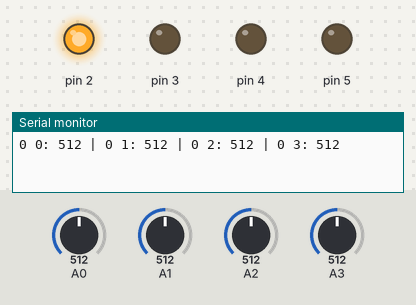
Recording of a sketch running on a simulated Arduino Uno, built with avr-gcc and run on an emulated ATmega328P. Shown: output pins drawn as LEDs (lit = HIGH), the last lines printed to the serial monitor. Inputs (shaded band) come from the test bench; at power-on: A0 = 512, A1 = 512, A2 = 512, A3 = 512.

Above: at 0.05 s.
At 0.65 s:
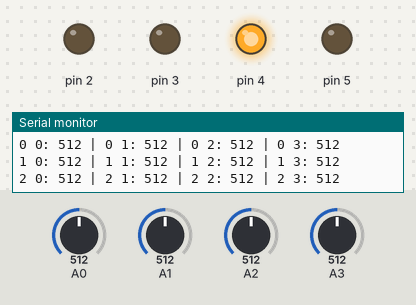
At 1.36 s:
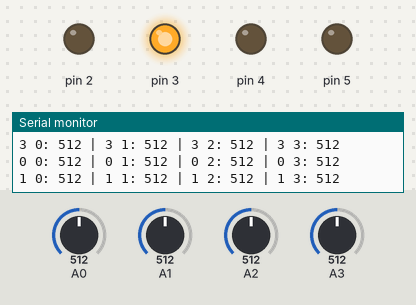
At 2.78 s:
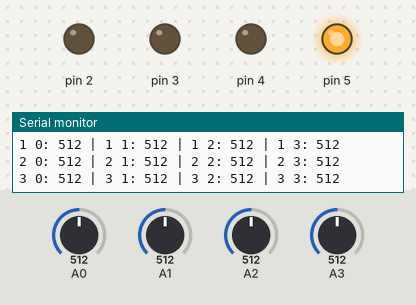
Timing chart, 0 to 3.1 s (numbered marks = the images above):
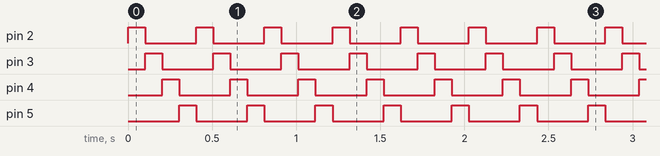

Measured:
- by itself, pin 2–5: alternates HIGH for 0.10 s and LOW for 0.30 s

The sketch:

Velostat_Matrix_4x4.ino
```cpp
void setup() {
  // put your setup code here, to run once:
  pinMode(2,OUTPUT);
  pinMode(3,OUTPUT);
  pinMode(4,OUTPUT);
  pinMode(5,OUTPUT);
  Serial.begin(9600);
}

void loop() {
  digitalWrite(5,LOW);
  digitalWrite(2,HIGH);
  Serial.print("0 0: ");Serial.print(analogRead(A0));Serial.print(" | ");
  Serial.print("0 1: ");Serial.print(analogRead(A1));Serial.print(" | ");
  Serial.print("0 2: ");Serial.print(analogRead(A2));Serial.print(" | ");
  Serial.print("0 3: ");Serial.println(analogRead(A3));
  delay(100);
  digitalWrite(2,LOW);
  digitalWrite(3,HIGH);
  Serial.print("1 0: ");Serial.print(analogRead(A0));Serial.print(" | ");
  Serial.print("1 1: ");Serial.print(analogRead(A1));Serial.print(" | ");
  Serial.print("1 2: ");Serial.print(analogRead(A2));Serial.print(" | ");
  Serial.print("1 3: ");Serial.println(analogRead(A3));
  delay(100);
  digitalWrite(3,LOW);
  digitalWrite(4,HIGH);
  Serial.print("2 0: ");Serial.print(analogRead(A0));Serial.print(" | ");
  Serial.print("2 1: ");Serial.print(analogRead(A1));Serial.print(" | ");
  Serial.print("2 2: ");Serial.print(analogRead(A2));Serial.print(" | ");
  Serial.print("2 3: ");Serial.println(analogRead(A3));
  delay(100);
  digitalWrite(4,LOW);
  digitalWrite(5,HIGH);
  Serial.print("3 0: ");Serial.print(analogRead(A0));Serial.print(" | ");
  Serial.print("3 1: ");Serial.print(analogRead(A1));Serial.print(" | ");
  Serial.print("3 2: ");Serial.print(analogRead(A2));Serial.print(" | ");
  Serial.print("3 3: ");Serial.println(analogRead(A3));
  delay(100);
}
```
